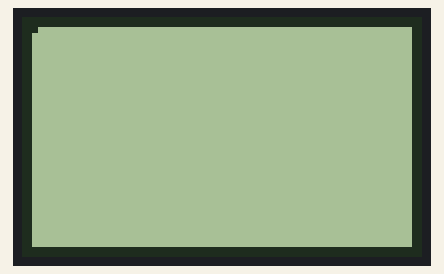
This program was run on a simulated ESP32. Shown: 400×240 one-colour display. The camera gives no picture; what the program prints to the serial monitor is not drawn.

Above: at 1.4 s.

The program:

main.cpp
```cpp
#include <Arduino.h>
#include "display.h"
#include "camera.h"

void setup()
{
  Serial.begin(115200);
  Serial.setDebugOutput(true);

  setupCamera();
  displaySetup();

  printf("Setup Complete?");

  delay(100);
}

void loop()
{
  takePictureAndRunForEachPixel(drawPixel);
  refreshDisplay();
}
```

camera.cpp
```cpp
#include <esp_camera.h>
#include <Arduino.h>

#define PWDN_GPIO_NUM 32
#define RESET_GPIO_NUM -1
#define XCLK_GPIO_NUM 0
#define SIOD_GPIO_NUM 26
#define SIOC_GPIO_NUM 27

#define Y9_GPIO_NUM 35
#define Y8_GPIO_NUM 34
#define Y7_GPIO_NUM 39
#define Y6_GPIO_NUM 36
#define Y5_GPIO_NUM 21
#define Y4_GPIO_NUM 19
#define Y3_GPIO_NUM 18
#define Y2_GPIO_NUM 5
#define VSYNC_GPIO_NUM 25
#define HREF_GPIO_NUM 23
#define PCLK_GPIO_NUM 22

#define FLASH_GPIO_NUM 4

#define FLASH_BRIGHTNESS 64

const int freq = 5000;
const int ledChannel = LEDC_CHANNEL_6;

void setupCamera()
{
  camera_config_t config;
  config.ledc_channel = LEDC_CHANNEL_0;
  config.ledc_timer = LEDC_TIMER_0;
  config.pin_d0 = Y2_GPIO_NUM;
  config.pin_d1 = Y3_GPIO_NUM;
  config.pin_d2 = Y4_GPIO_NUM;
  config.pin_d3 = Y5_GPIO_NUM;
  config.pin_d4 = Y6_GPIO_NUM;
  config.pin_d5 = Y7_GPIO_NUM;
  config.pin_d6 = Y8_GPIO_NUM;
  config.pin_d7 = Y9_GPIO_NUM;
  config.pin_xclk = XCLK_GPIO_NUM;
  config.pin_pclk = PCLK_GPIO_NUM;
  config.pin_vsync = VSYNC_GPIO_NUM;
  config.pin_href = HREF_GPIO_NUM;
  config.pin_sscb_sda = SIOD_GPIO_NUM;
  config.pin_sscb_scl = SIOC_GPIO_NUM;
  config.pin_pwdn = PWDN_GPIO_NUM;
  config.pin_reset = RESET_GPIO_NUM;
  config.xclk_freq_hz = 20000000;
  config.pixel_format = PIXFORMAT_GRAYSCALE;

  config.frame_size = FRAMESIZE_QQVGA;
  config.jpeg_quality = 10;
  config.fb_count = 1;

  esp_err_t err = esp_camera_init(&config);
  if (err != ESP_OK)
  {
    Serial.printf("\n Camera init failed with error 0x%x\n", err);
    delay(1000);
    return;
  }
}

void takePictureAndRunForEachPixel(void (*eachPixel)(byte, int, int))
{
  Serial.println("\n Camera capture...");

  camera_fb_t *fb = NULL;
  fb = esp_camera_fb_get();

  if (!fb)
  {
    printf("\n Camera capture failed");
    return;
  }

  printf("Camera capture complete!");

  uint8_t *fbBuf = fb->buf;
  size_t fbLen = fb->len;
  int width = fb->width;
  int x = 0;
  int y = 0;
  for (size_t n = 0; n < fbLen; n = n + 1)
  {
    // swapping x and y on purpose here to rotate the image, not sure why I need to but I do.
    eachPixel(fbBuf[n], y, x);
    x++;
    if (x == width)
    {
      x = 0;
      y++;
    }
  }
  esp_camera_fb_return(fb);
}
```

camera.h
```cpp
void setupCamera();
void takePictureAndRunForEachPixel(void (*eachPixel)(byte, int, int));
```

display.cpp
```cpp
#include <Adafruit_GFX.h>
#include <Adafruit_SharpMem.h>

#define SHARP_SCK 2
#define SHARP_MOSI 14
#define SHARP_CS 15

Adafruit_SharpMem display(SHARP_SCK, SHARP_MOSI, SHARP_CS, 400, 240);

#define BLACK 0
#define WHITE 1

#define WHITE_POINT 64
#define BLACK_POINT 200

#define SHADE_STEP ((BLACK_POINT - WHITE_POINT) / 5)

void drawShadeSquare(int x, int y, int shade1, int shade2, int shade3, int shade4)
{
  display.drawPixel(x, y, shade1);
  display.drawPixel(x + 1, y, shade2);

  display.drawPixel(x, y + 1, shade3);
  display.drawPixel(x + 1, y + 1, shade4);
}

void drawPixel(byte shade, int x, int y)
{
  if ((shade - WHITE_POINT) < SHADE_STEP)
  {
    drawShadeSquare(x * 2, y * 2, BLACK, BLACK, BLACK, BLACK);
  }
  else if ((shade - WHITE_POINT) < (SHADE_STEP * 2))
  {
    drawShadeSquare(x * 2, y * 2, BLACK, WHITE, BLACK, BLACK);
  }
  else if ((shade - WHITE_POINT) < (SHADE_STEP * 3))
  {
    drawShadeSquare(x * 2, y * 2, BLACK, WHITE, BLACK, WHITE);
  }
  else if ((shade - WHITE_POINT) < (SHADE_STEP * 4))
  {
    drawShadeSquare(x * 2, y * 2, BLACK, WHITE, WHITE, WHITE);
  }
  else
  {
    drawShadeSquare(x * 2, y * 2, WHITE, WHITE, WHITE, WHITE);
  }
}

void refreshDisplay()
{
  display.refresh();
}

void displaySetup(void)
{
  display.begin();
  display.clearDisplay();

  display.fillRect(0, 0, 400, 240, BLACK);

  display.fillRect(10, 10, 400 - 20, 240 - 20, WHITE);
  display.refresh();
}
```

display.h
```cpp
void displaySetup();
void drawPixel(byte shade, int x, int y);
void refreshDisplay();
```
